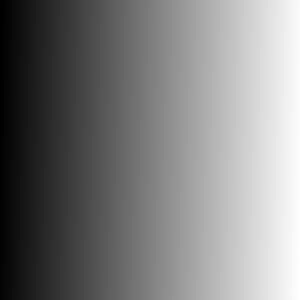
#> input picture gradient.png, 300 x 300 px
$ python '17. Thresholding_limitate_la_valoare_prag.py'
#> lines starting #> are read from the running program, lines starting #| are printed output that depends on the picture; after the words box and inside, x2 and y2 are one past the last pixel; in counts of white or black regions, pixels touching at a corner belong together
import cv2 as cv

def actiune(x):
    pass

img =cv.imread("gradient.png", 0) # doar in regim de alb-negru
#> img: shape (300, 300); min 0, max 255, mean 126.3

cv.namedWindow("Reglare_prag")

# Bara de selectie a valorii de prag
cv.createTrackbar("Pragul","Reglare_prag", 0, 255, actiune)
#> slider 'Pragul' is set to 85

# se creaza o bucla ce va permite reinoirea valorii de prag la modificarea valorii barei de selectie
while(1):
    val_prag = cv.getTrackbarPos("Pragul", "Reglare_prag") # valoarea de prag
    val_max = 255 # valoarea maxima

    # diferite tipuri de thresholding (prelucrarea in functie de valorea de prag)
    _,pr1=cv.threshold(img, val_prag, val_max, cv.THRESH_BINARY) # pina la prag - 0, dupa prag - 255
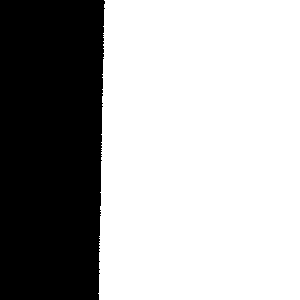
#> pr1: shape (300, 300); 66.2% white; 1 black region, box (x1, y1, x2, y2) and area: (0, 0, 105, 300) 30451
    _,pr2=cv.threshold(img, val_prag, val_max, cv.THRESH_BINARY_INV) # pina la prag - 255, dupa prag - 0
    _,pr3=cv.threshold(img, val_prag, val_max, cv.THRESH_TRUNC) # pina la prag - neschimbat, dupa prag - valoarea de prag
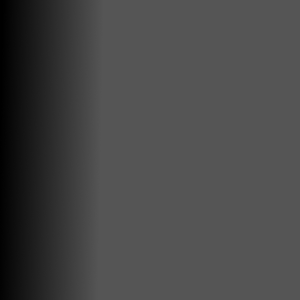
#> pr3: shape (300, 300); min 0, max 85, mean 70.7
    _,pr4=cv.threshold(img, val_prag, val_max, cv.THRESH_TOZERO) # pina la prag - 0, dupa prag - neschimbat
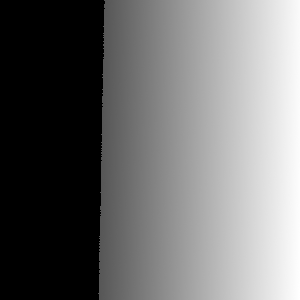
#> pr4: shape (300, 300); min 0, max 255, mean 111.9
    _,pr5=cv.threshold(img, val_prag, val_max, cv.THRESH_TOZERO_INV) # pina la prag - neschimbat, dupa prag - 0
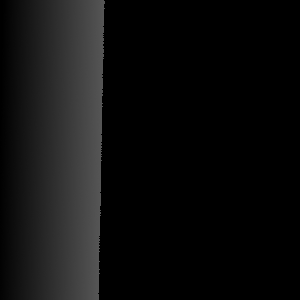
#> pr5: shape (300, 300); min 0, max 85, mean 14.5


    cv.imshow('imagine', img)
    cv.imshow('Prag_1', pr1)
    cv.imshow('Prag_2', pr2)
    cv.imshow('Prag_3', pr3)
    cv.imshow('Prag_4', pr4)
    cv.imshow('Prag_5', pr5)

    k = cv.waitKey(1) & 0xFF
#> (key Esc is pressed here)
    if k == 27:
        break
cv.destroyAllWindows()

$ run again, with sudoku.png copied over gradient.png
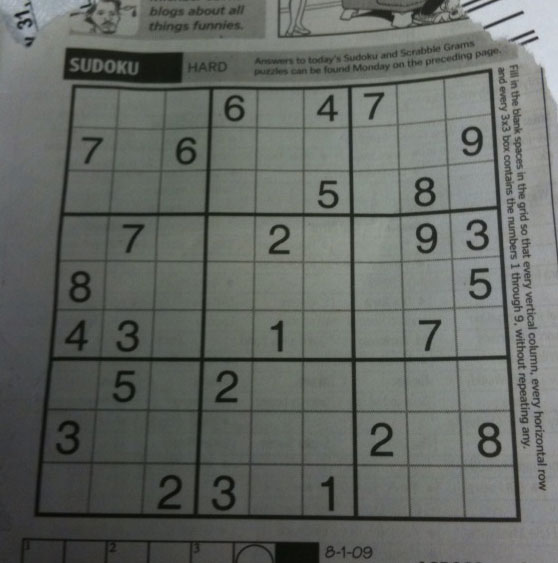
#> input picture sudoku.png, 558 x 563 px
#> `_,pr1=cv.threshold(img, val_prag, val_max, cv.THRESH_BINARY)`:
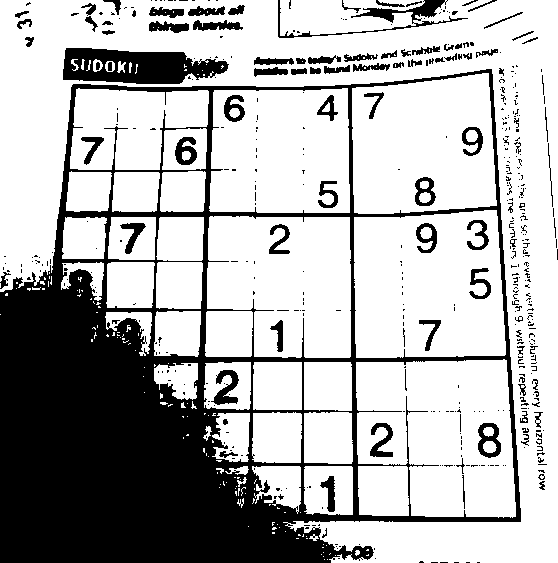
#> pr1: shape (563, 558); 70.2% white; 479 black regions (384 under 20 px), largest, box (x1, y1, x2, y2) and area: (0, 69, 521, 563) 75893, (63, 48, 229, 84) 4067, (278, 0, 468, 38) 1172
#> `_,pr5=cv.threshold(img, val_prag, val_max, cv.THRESH_TOZERO_INV)`:
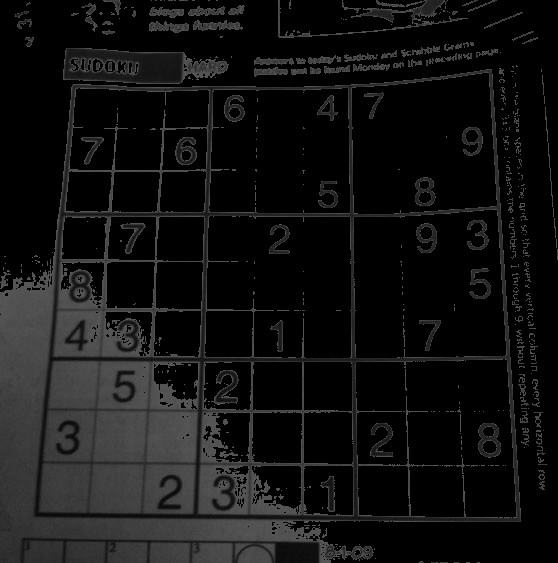
#> pr5: shape (563, 558); min 0, max 85, mean 17.9

$ run again, with Eye.jpg saved as gradient.png
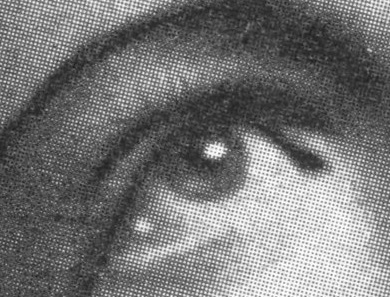
#> input picture Eye.jpg, 390 x 297 px
#> img is the input picture: shape (297, 390); min 27, max 255, mean 117.6
#> `_,pr1=cv.threshold(img, val_prag, val_max, cv.THRESH_BINARY)`:
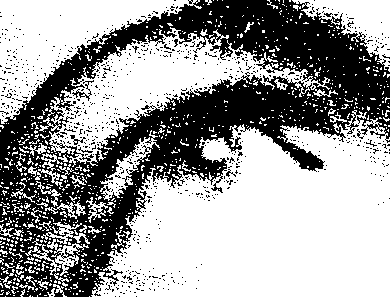
#> pr1: shape (297, 390); 61.5% white; 782 black regions (773 under 20 px), largest, box (x1, y1, x2, y2) and area: (0, 0, 390, 297) 42410, (72, 80, 94, 101) 94, (70, 135, 86, 145) 50
#> `_,pr5=cv.threshold(img, val_prag, val_max, cv.THRESH_TOZERO_INV)`:
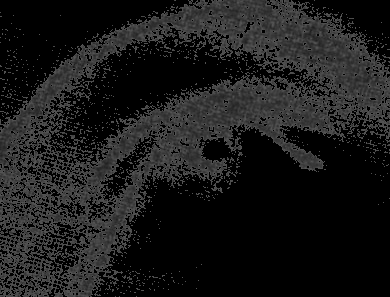
#> pr5: shape (297, 390); min 0, max 85, mean 25.6
